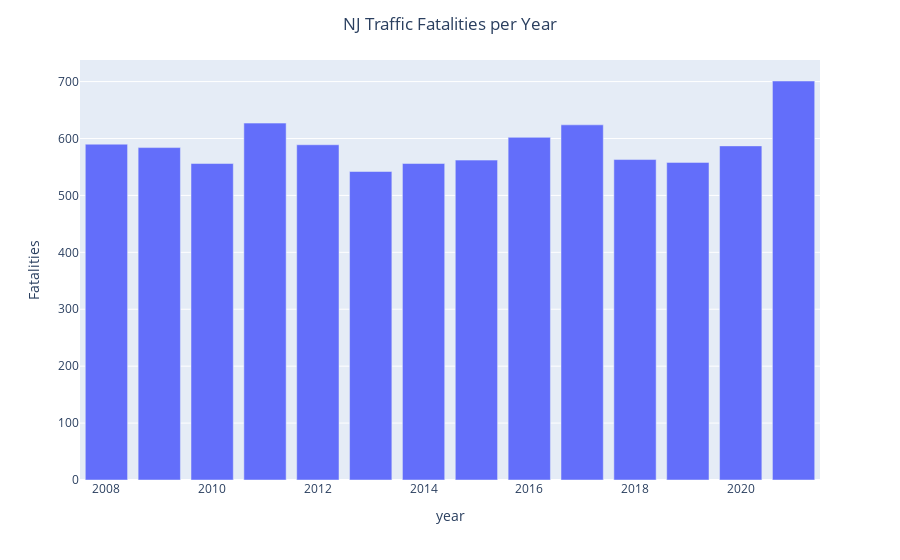

The notebook cell saved with this chart:
### Markdown cell above
#### Fatalities per year plot

### Code cell
fig = px.bar(
    totals.fatalities[totals.index < 2022],
    labels={
        'variable': '',
        'dt': 'Year',
        'value': 'Fatalities'
    },
)
fig.update_layout(
    title='NJ Traffic Fatalities per Year',
    title_x=0.5,
    showlegend=False,
)
fig.write_image('fatalities_per_year.png')
fig

### Figure 1 — Plotly figure (JSON) as saved in the notebook; plotly's stock layout.template omitted (floating-point values rounded to 4 significant figures)
{"data": [{"alignmentgroup": "True", "hovertemplate": "=fatalities<br>year=%{x}<br>Fatalities=%{y}<extra></extra>", "legendgroup": "fatalities", "marker": {"color": "#636efa", "pattern": {"shape": ""}}, "name": "fatalities", "offsetgroup": "fatalities", "orientation": "v", "showlegend": true, "textposition": "auto", "type": "bar", "x": [2008, 2009, 2010, 2011, 2012, 2013, 2014, 2015, 2016, 2017, 2018, 2019, 2020, 2021], "xaxis": "x", "y": [590, 584, 556, 627, 589, 542, 556, 562, 602, 624, 563, 558, 587, 701], "yaxis": "y"}], "layout": {"barmode": "relative", "legend": {"title": {"text": ""}, "tracegroupgap": 0}, "margin": {"t": 60}, "showlegend": false, "title": {"text": "NJ Traffic Fatalities per Year", "x": 0.5}, "xaxis": {"anchor": "y", "domain": [0, 1], "title": {"text": "year"}}, "yaxis": {"anchor": "x", "domain": [0, 1], "title": {"text": "Fatalities"}}}}
